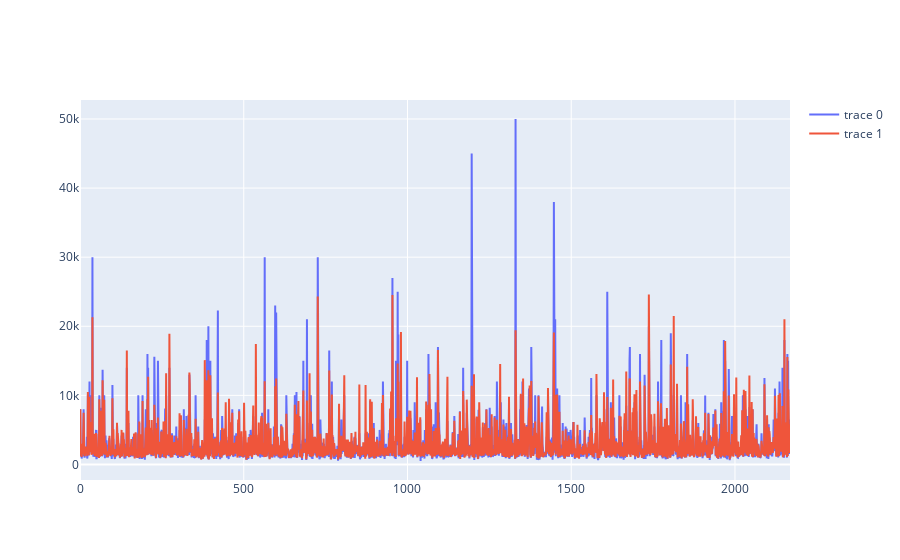

This figure's notebook cell:
### Markdown cell above
## 2.2 Gráfico Comparativo

### Code cell
fig = go.Figure(data=[go.Scatter(y=y_test.values),
                     go.Scatter(y=final_model_predictions)])

fig.show()

### Figure 1 — Plotly figure (JSON) as saved in the notebook; plotly's stock layout.template omitted (floating-point values rounded to 4 significant figures; data arrays with more than 128 entries replaced by an {"elided": "..."} marker saying what was removed)
{"data": [{"type": "scatter", "y": {"elided": "2169 int values"}}, {"type": "scatter", "y": {"elided": "2169 float values"}}], "layout": {}}
